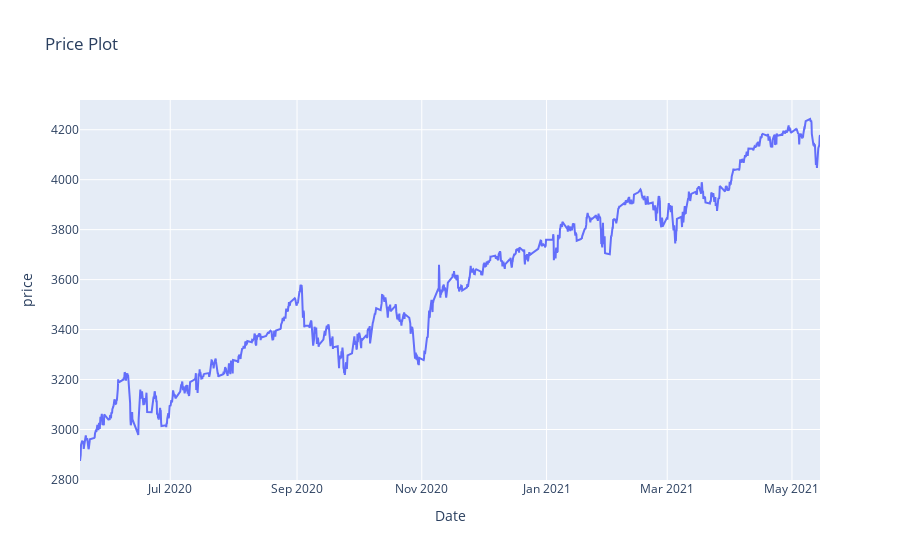

Here is the notebook cell this chart was saved with:
### Code cell
sp500_data = go.Scatter(x=candle_data.index, y=candle_data['mid_c'])
layout = go.Layout(title='Price Plot', xaxis=dict(title='Date'), yaxis=dict(title='price'))
fig = go.Figure(data=[sp500_data], layout=layout)
fig.show()

### Figure 1 — Plotly figure (JSON) as saved in the notebook; plotly's stock layout.template omitted (floating-point values rounded to 4 significant figures; data arrays with more than 128 entries replaced by an {"elided": "..."} marker saying what was removed)
{"data": [{"type": "scatter", "x": {"elided": "1541 str values"}, "y": {"elided": "1541 float values"}}], "layout": {"autosize": true, "hovermode": "closest", "title": {"text": "Price Plot"}, "xaxis": {"autorange": true, "range": ["2020-05-17 21:00", "2021-05-14 17:00"], "showspikes": true, "title": {"text": "Date"}, "type": "date"}, "yaxis": {"autorange": true, "range": [2798.0, 4319.0], "showspikes": true, "title": {"text": "price"}, "type": "linear"}}}
